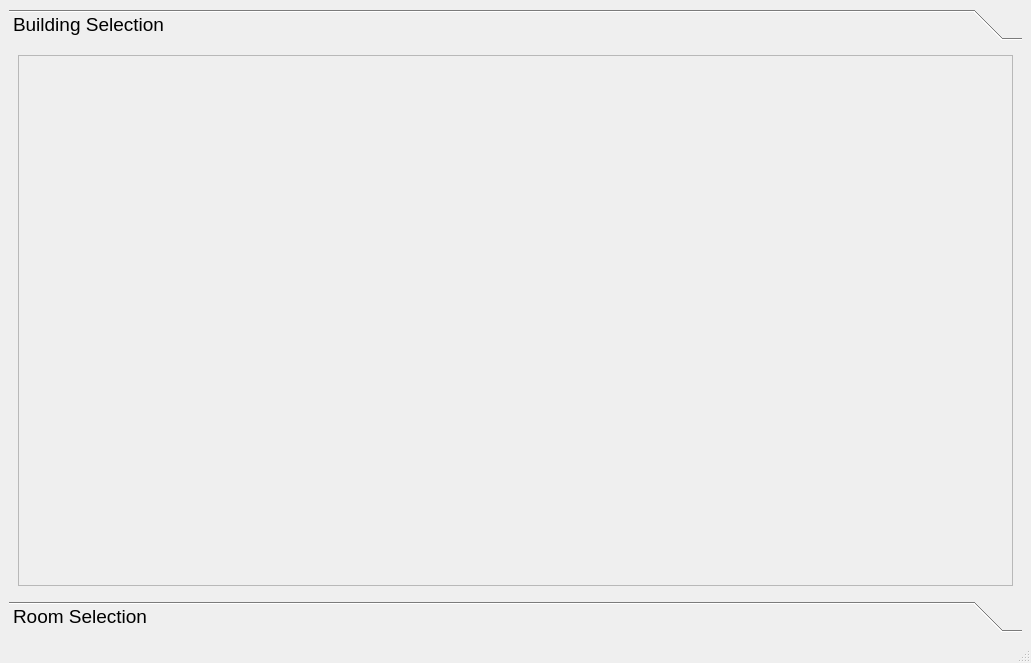
<?xml version="1.0" encoding="UTF-8"?>
<ui version="4.0">
 <class>BuildingSelection</class>
 <widget class="QMainWindow" name="BuildingSelection">
  <property name="geometry">
   <rect>
    <x>0</x>
    <y>0</y>
    <width>1031</width>
    <height>663</height>
   </rect>
  </property>
  <property name="windowTitle">
   <string>MainWindow</string>
  </property>
  <widget class="QWidget" name="centralwidget">
   <layout class="QVBoxLayout" name="verticalLayout">
    <item>
     <widget class="QToolBox" name="toolBox">
      <property name="font">
       <font>
        <pointsize>14</pointsize>
       </font>
      </property>
      <property name="currentIndex">
       <number>0</number>
      </property>
      <widget class="QWidget" name="page">
       <property name="geometry">
        <rect>
         <x>0</x>
         <y>0</y>
         <width>1013</width>
         <height>530</height>
        </rect>
       </property>
       <attribute name="label">
        <string>Building Selection</string>
       </attribute>
       <layout class="QHBoxLayout" name="horizontalLayout_2">
        <item>
         <widget class="QScrollArea" name="scrollArea">
          <property name="widgetResizable">
           <bool>true</bool>
          </property>
          <widget class="QWidget" name="scrollAreaWidgetContents_2">
           <property name="geometry">
            <rect>
             <x>0</x>
             <y>0</y>
             <width>985</width>
             <height>510</height>
            </rect>
           </property>
           <layout class="QVBoxLayout" name="verticalLayout_3">
            <item>
             <layout class="QGridLayout" name="buildingGrid"/>
            </item>
           </layout>
          </widget>
         </widget>
        </item>
        <item>
         <layout class="QHBoxLayout" name="horizontalLayout"/>
        </item>
       </layout>
      </widget>
      <widget class="QWidget" name="page_2">
       <property name="geometry">
        <rect>
         <x>0</x>
         <y>0</y>
         <width>1013</width>
         <height>530</height>
        </rect>
       </property>
       <attribute name="label">
        <string>Room Selection</string>
       </attribute>
       <layout class="QHBoxLayout" name="horizontalLayout_3">
        <item>
         <widget class="QScrollArea" name="roomScroll">
          <property name="widgetResizable">
           <bool>true</bool>
          </property>
          <widget class="QWidget" name="scrollAreaWidgetContents_3">
           <property name="geometry">
            <rect>
             <x>0</x>
             <y>0</y>
             <width>865</width>
             <height>510</height>
            </rect>
           </property>
           <layout class="QVBoxLayout" name="verticalLayout_5">
            <item>
             <layout class="QGridLayout" name="roomGrid"/>
            </item>
           </layout>
          </widget>
         </widget>
        </item>
        <item>
         <layout class="QVBoxLayout" name="verticalLayout_4">
          <item>
           <spacer name="verticalSpacer_4">
            <property name="orientation">
             <enum>Qt::Vertical</enum>
            </property>
            <property name="sizeHint" stdset="0">
             <size>
              <width>20</width>
              <height>40</height>
             </size>
            </property>
           </spacer>
          </item>
          <item>
           <spacer name="verticalSpacer_6">
            <property name="orientation">
             <enum>Qt::Vertical</enum>
            </property>
            <property name="sizeHint" stdset="0">
             <size>
              <width>20</width>
              <height>40</height>
             </size>
            </property>
           </spacer>
          </item>
          <item>
           <widget class="QPushButton" name="returnToBuildingWindow">
            <property name="minimumSize">
             <size>
              <width>120</width>
              <height>150</height>
             </size>
            </property>
            <property name="text">
             <string>Return to
Building
Selection</string>
            </property>
           </widget>
          </item>
         </layout>
        </item>
       </layout>
      </widget>
     </widget>
    </item>
   </layout>
  </widget>
  <widget class="QMenuBar" name="menubar">
   <property name="geometry">
    <rect>
     <x>0</x>
     <y>0</y>
     <width>1031</width>
     <height>21</height>
    </rect>
   </property>
  </widget>
  <widget class="QStatusBar" name="statusbar"/>
 </widget>
 <resources/>
 <connections/>
</ui>
